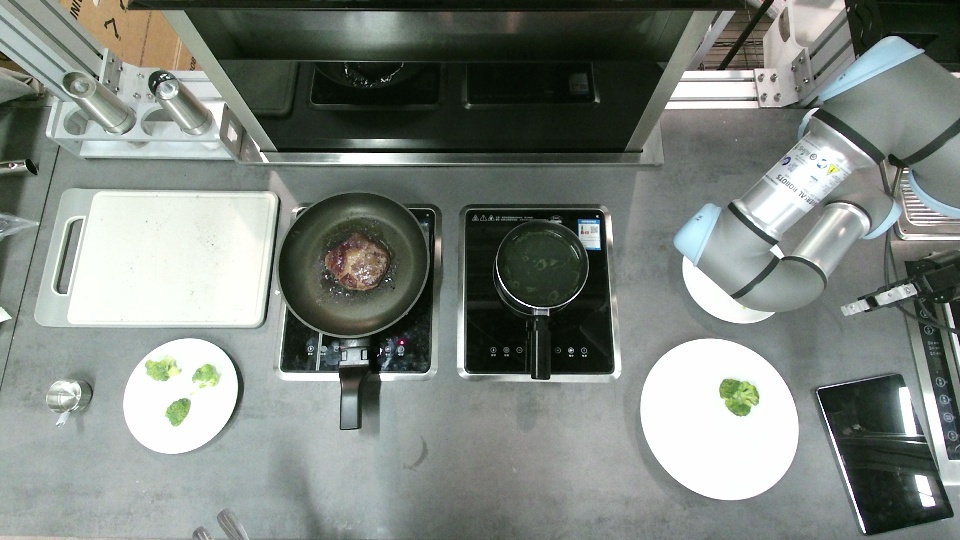
#> input picture zengqiang_linux_finish/2.jpg, 960 x 540 px; its folder holds only this picture in this run
$ python a.py
#> lines starting #> are read from the running program, lines starting #| are printed output that depends on the picture; after the words box and inside, x2 and y2 are one past the last pixel; in counts of white or black regions, pixels touching at a corner belong together
import base64
import json
from labelme import utils
import cv2 as cv
import sys
import numpy as np
import random
import re


class DataAugment(object):
    def __init__(self, image_id=1):
#> called with image_id = 2
        self.add_saltNoise = True
        self.gaussianBlur = True
        self.changeExposure = True
        self.id = image_id
        img = cv.imread(str(self.id)+'.jpg')
#> img is the input picture: shape (540, 960, 3); mean B, G, R 126.6, 132.5, 125.5
        try:
            img.shape
        except:
            print('No Such image!---'+str(id)+'.jpg')
            sys.exit(0)
        self.src = img
        dst1 = cv.flip(img, 0, dst=None)
        dst2 = cv.flip(img, 1, dst=None)
        dst3 = cv.flip(img, -1, dst=None)
        self.flip_x = dst1
        self.flip_y = dst2
        self.flip_x_y = dst3
        cv.imwrite(str(self.id)+'_flip_x'+'.jpg', self.flip_x)
        cv.imwrite(str(self.id)+'_flip_y'+'.jpg', self.flip_y)
        cv.imwrite(str(self.id)+'_flip_x_y'+'.jpg', self.flip_x_y)

    def gaussian_blur_fun(self):
        if self.gaussianBlur:
            dst1 = cv.GaussianBlur(self.src, (5, 5), 0)
            dst2 = cv.GaussianBlur(self.flip_x, (5, 5), 0)
            dst3 = cv.GaussianBlur(self.flip_y, (5, 5), 0)
            dst4 = cv.GaussianBlur(self.flip_x_y, (5, 5), 0)
            cv.imwrite(str(self.id)+'_Gaussian'+'.jpg', dst1)
            cv.imwrite(str(self.id)+'_flip_x'+'_Gaussian'+'.jpg', dst2)
            cv.imwrite(str(self.id)+'_flip_y'+'_Gaussian'+'.jpg', dst3)
            cv.imwrite(str(self.id)+'_flip_x_y'+'_Gaussian'+'.jpg', dst4)

    def change_exposure_fun(self):
        if self.changeExposure:
            # contrast
            reduce = 0.5
            increase = 1.4
            # brightness
            g = 10
            h, w, ch = self.src.shape
#> h = 540; w = 960; ch = 3
            add = np.zeros([h, w, ch], self.src.dtype)
            dst1 = cv.addWeighted(self.src, reduce, add, 1-reduce, g)
            dst2 = cv.addWeighted(self.src, increase, add, 1-increase, g)
            dst3 = cv.addWeighted(self.flip_x, reduce, add, 1 - reduce, g)
            dst4 = cv.addWeighted(self.flip_x, increase, add, 1 - increase, g)
            dst5 = cv.addWeighted(self.flip_y, reduce, add, 1 - reduce, g)
            dst6 = cv.addWeighted(self.flip_y, increase, add, 1 - increase, g)
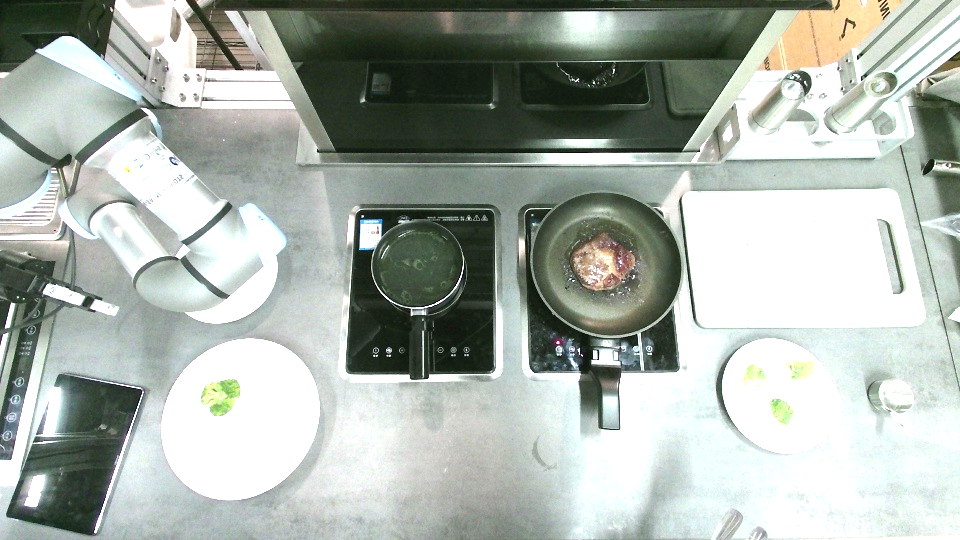
#> dst6: shape (540, 960, 3); mean B, G, R 171, 178.3, 170.5
            dst7 = cv.addWeighted(self.flip_x_y, reduce, add, 1 - reduce, g)
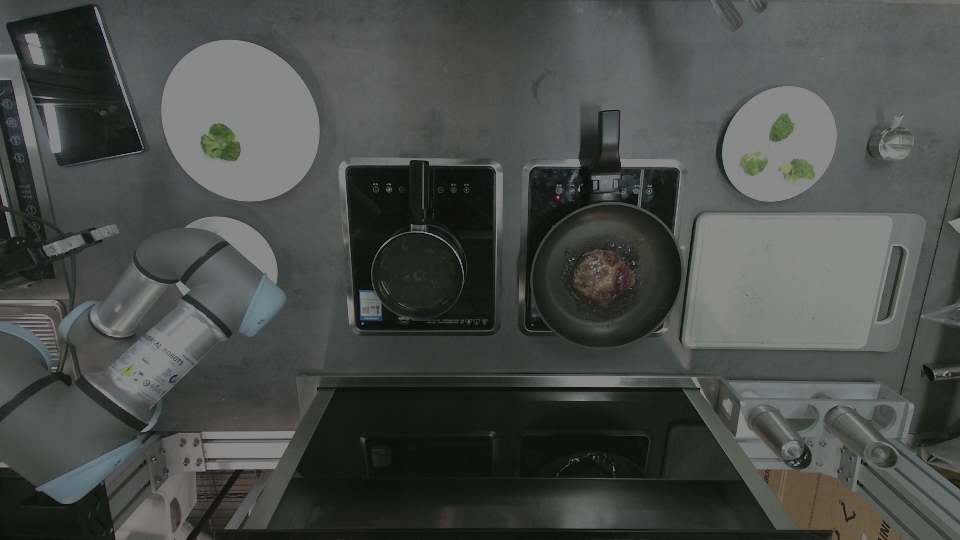
#> dst7: shape (540, 960, 3); mean B, G, R 73.3, 76.3, 72.8
            dst8 = cv.addWeighted(self.flip_x_y, increase, add, 1 - increase, g)
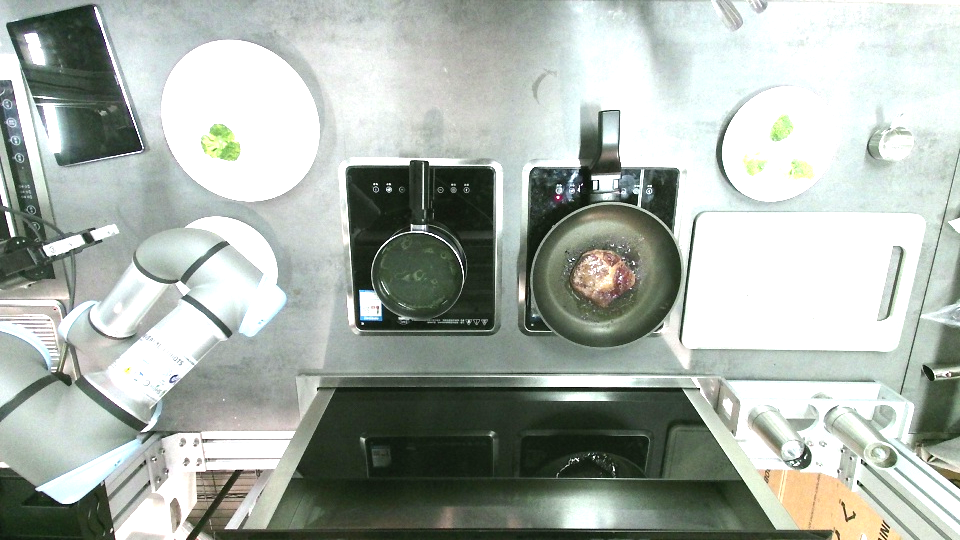
#> dst8: shape (540, 960, 3); mean B, G, R 171, 178.3, 170.5
            cv.imwrite(str(self.id)+'_ReduceEp'+'.jpg', dst1)
            cv.imwrite(str(self.id)+'_flip_x'+'_ReduceEp'+'.jpg', dst3)
            cv.imwrite(str(self.id)+'_flip_y'+'_ReduceEp'+'.jpg', dst5)
            cv.imwrite(str(self.id)+'_flip_x_y'+'_ReduceEp'+'.jpg', dst7)
            cv.imwrite(str(self.id)+'_IncreaseEp'+'.jpg', dst2)
            cv.imwrite(str(self.id)+'_flip_x'+'_IncreaseEp'+'.jpg', dst4)
            cv.imwrite(str(self.id)+'_flip_y'+'_IncreaseEp'+'.jpg', dst6)
            cv.imwrite(str(self.id)+'_flip_x_y'+'_IncreaseEp'+'.jpg', dst8)

    def add_salt_noise(self):
        if self.add_saltNoise:
            percentage = 0.005
            dst1 = self.src
            dst2 = self.flip_x
            dst3 = self.flip_y
            dst4 = self.flip_x_y
            num = int(percentage * self.src.shape[0] * self.src.shape[1])
#> num = 2592
            for i in range(num):
                rand_x = random.randint(0, self.src.shape[0] - 1)
                rand_y = random.randint(0, self.src.shape[1] - 1)
                if random.randint(0, 1) == 0:
                    dst1[rand_x, rand_y] = 0
                    dst2[rand_x, rand_y] = 0
                    dst3[rand_x, rand_y] = 0
                    dst4[rand_x, rand_y] = 0
                else:
                    dst1[rand_x, rand_y] = 255
                    dst2[rand_x, rand_y] = 255
                    dst3[rand_x, rand_y] = 255
                    dst4[rand_x, rand_y] = 255
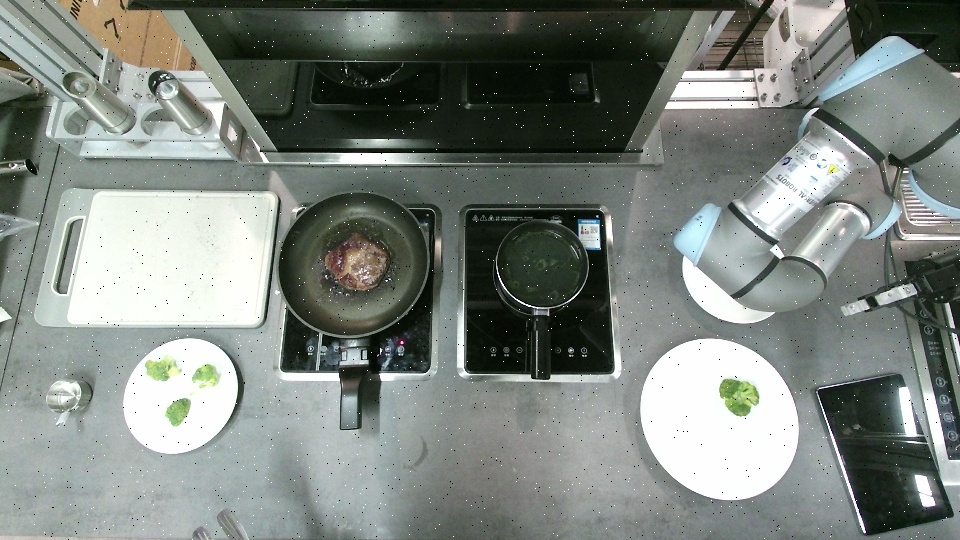
#> dst1: shape (540, 960, 3); 0.5% of pixels changed, all inside (x1, y1, x2, y2) = (0, 0, 960, 540)
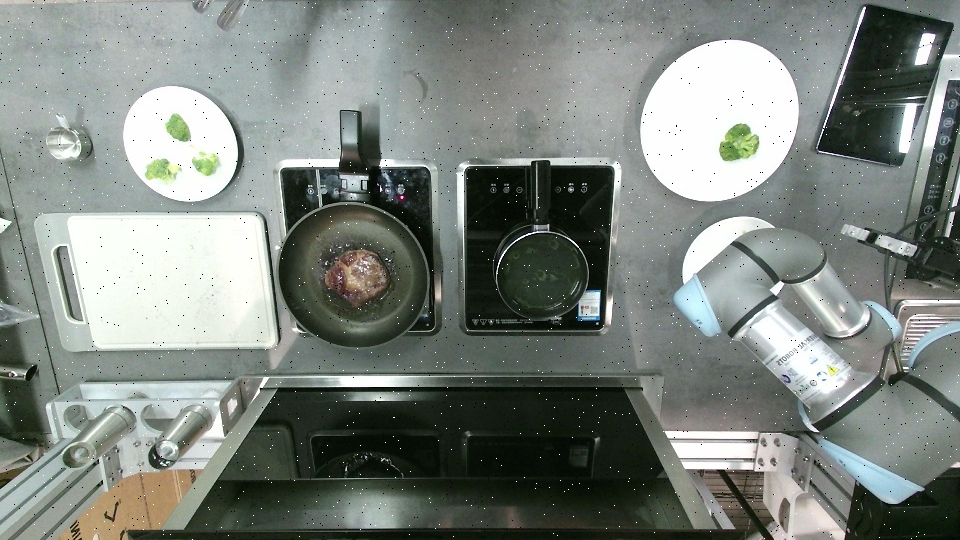
#> dst2: shape (540, 960, 3); mean B, G, R 126.6, 132.5, 125.5
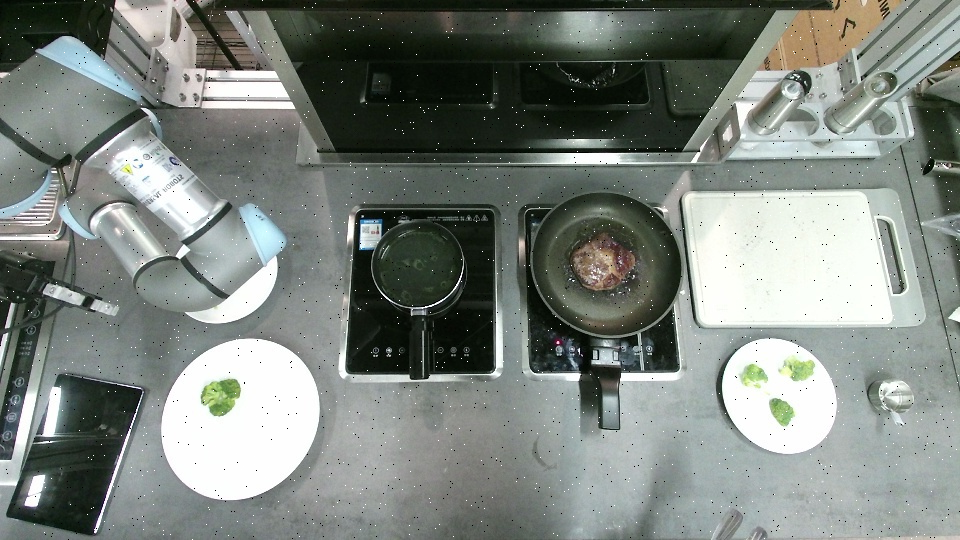
#> dst3: shape (540, 960, 3); mean B, G, R 126.6, 132.5, 125.5
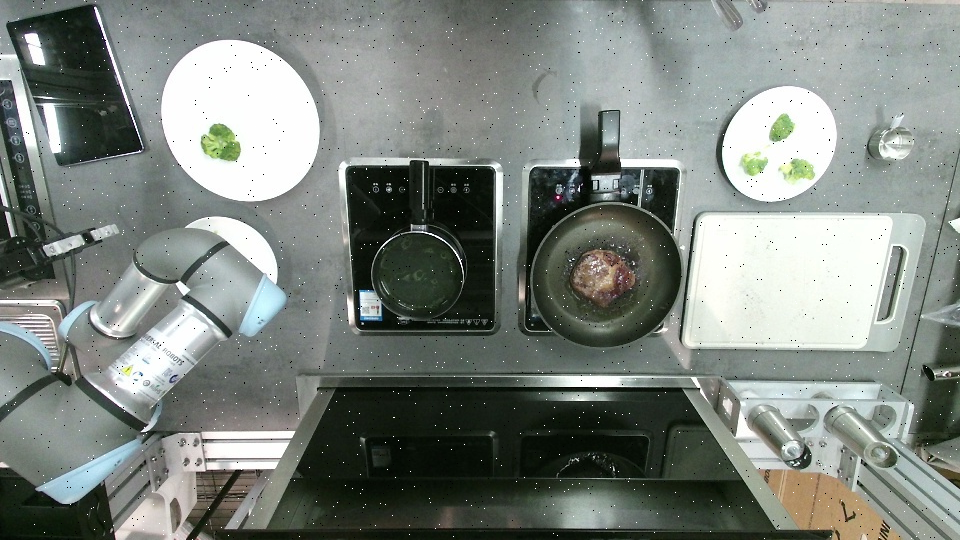
#> dst4: shape (540, 960, 3); mean B, G, R 126.6, 132.5, 125.5
            cv.imwrite(str(self.id)+'_Salt'+'.jpg', dst1)
            cv.imwrite(str(self.id)+'_flip_x'+'_Salt'+'.jpg', dst2)
            cv.imwrite(str(self.id)+'_flip_y'+'_Salt'+'.jpg', dst3)
            cv.imwrite(str(self.id)+'_flip_x_y'+'_Salt'+'.jpg', dst4)

    def json_generation(self):
        image_names = [str(self.id)+'_flip_x', str(self.id)+'_flip_y', str(self.id)+'_flip_x_y']
        if self.gaussianBlur:
            image_names.append(str(self.id)+'_Gaussian')
            image_names.append(str(self.id)+'_flip_x'+'_Gaussian')
            image_names.append(str(self.id)+'_flip_y' + '_Gaussian')
            image_names.append(str(self.id)+'_flip_x_y'+'_Gaussian')
        if self.changeExposure:
            image_names.append(str(self.id)+'_ReduceEp')
            image_names.append(str(self.id)+'_flip_x'+'_ReduceEp')
            image_names.append(str(self.id)+'_flip_y'+'_ReduceEp')
            image_names.append(str(self.id)+'_flip_x_y'+'_ReduceEp')
            image_names.append(str(self.id)+'_IncreaseEp')
            image_names.append(str(self.id)+'_flip_x'+'_IncreaseEp')
            image_names.append(str(self.id)+'_flip_y'+'_IncreaseEp')
            image_names.append(str(self.id)+'_flip_x_y'+'_IncreaseEp')
        if self.add_saltNoise:
            image_names.append(str(self.id)+'_Salt')
            image_names.append(str(self.id)+'_flip_x' + '_Salt')
            image_names.append(str(self.id)+'_flip_y' + '_Salt')
            image_names.append(str(self.id)+'_flip_x_y' + '_Salt')
        for image_name in image_names:
            with open(image_name+".jpg", "rb")as b64:
                #base64_data_original = str(base64.b64encode(b64.read()))
                base64_data_original = str(base64.b64encode(b64.read()).decode('utf-8'))
                # In pycharm:
                # match_pattern=re.compile(r'b\'(.*)\'')
                # base64_data=match_pattern.match(base64_data_original).group(1)
                # In terminal:
                base64_data = base64_data_original
            with open(str(self.id)+".json", 'r')as js:
                json_data = json.load(js)
                img = utils.img_b64_to_arr(json_data['imageData'])
                height, width = img.shape[:2]
                shapes = json_data['shapes']
                for shape in shapes:
                    points = shape['points']
                    for point in points:
                        match_pattern2 = re.compile(r'(.*)_x(.*)')
                        match_pattern3 = re.compile(r'(.*)_y(.*)')
                        match_pattern4 = re.compile(r'(.*)_x_y(.*)')
                        if match_pattern4.match(image_name):
                            point[0] = width - point[0]
                            point[1] = height - point[1]
                        elif match_pattern3.match(image_name):
                            point[0] = width - point[0]
                            point[1] = point[1]
                        elif match_pattern2.match(image_name):
                            point[0] = point[0]
                            point[1] = height - point[1]
                        else:
                            point[0] = point[0]
                            point[1] = point[1]
                json_data['imagePath'] = image_name+".jpg"
                json_data['imageData'] = base64_data
                json.dump(json_data, open("./"+image_name+".json", 'w'), indent=2)


if __name__ == "__main__":
    dataAugmentObject = DataAugment(2)
    dataAugmentObject.gaussian_blur_fun()
    dataAugmentObject.change_exposure_fun()
    dataAugmentObject.add_salt_noise()
#> (the run stopped early here; a loop or call above may not have finished)
